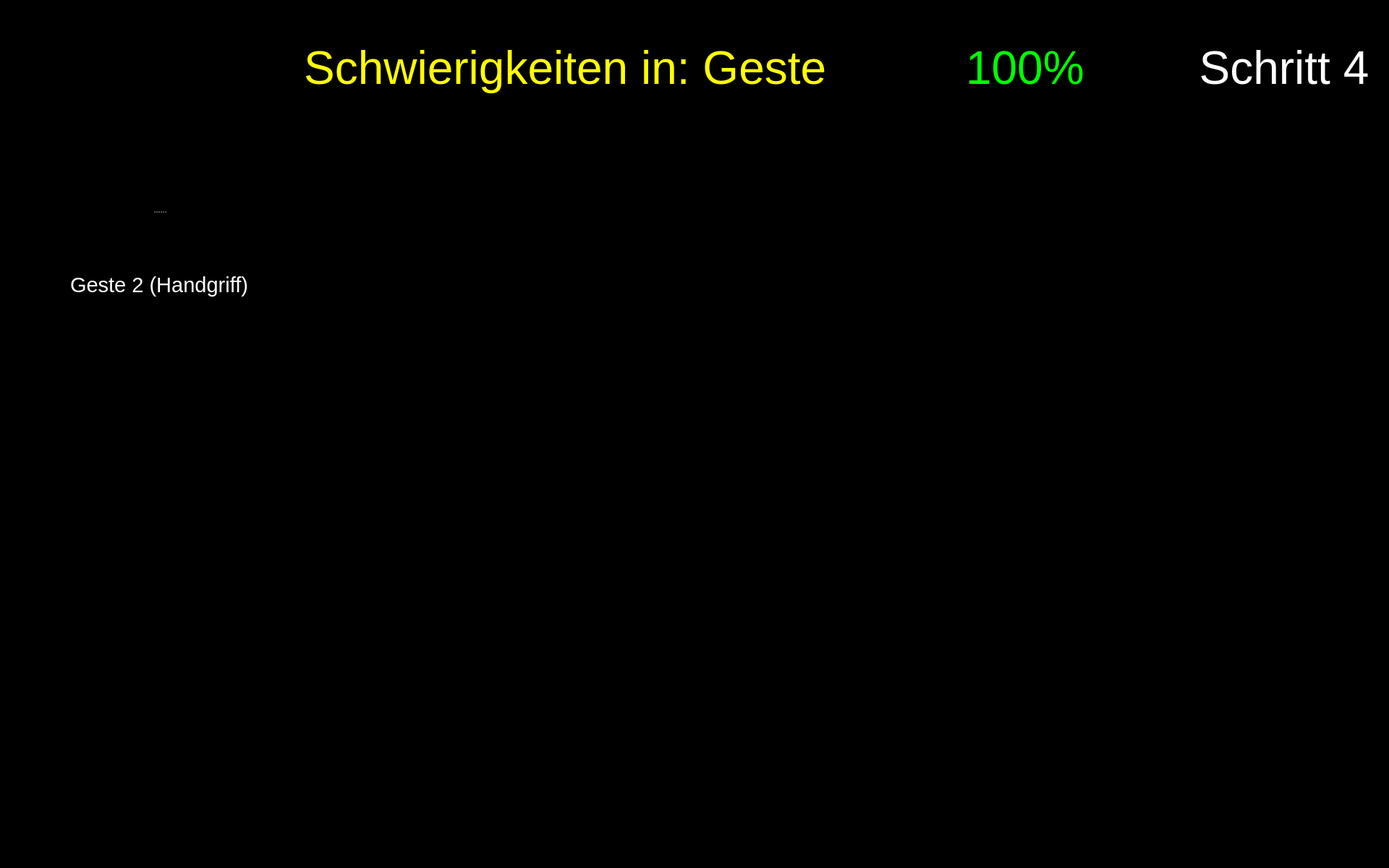
<?xml version="1.0" encoding="UTF-8"?>
<ui version="4.0">
 <class>Form</class>
 <widget class="QWidget" name="Form">
  <property name="geometry">
   <rect>
    <x>0</x>
    <y>0</y>
    <width>1920</width>
    <height>1200</height>
   </rect>
  </property>
  <property name="maximumSize">
   <size>
    <width>1920</width>
    <height>1200</height>
   </size>
  </property>
  <property name="windowTitle">
   <string>Form</string>
  </property>
  <property name="styleSheet">
   <string notr="true">background-color: rgb(0, 0, 0);</string>
  </property>
  <widget class="QPushButton" name="button_nav_left">
   <property name="enabled">
    <bool>true</bool>
   </property>
   <property name="geometry">
    <rect>
     <x>800</x>
     <y>560</y>
     <width>150</width>
     <height>150</height>
    </rect>
   </property>
   <property name="minimumSize">
    <size>
     <width>81</width>
     <height>81</height>
    </size>
   </property>
   <property name="maximumSize">
    <size>
     <width>150</width>
     <height>150</height>
    </size>
   </property>
   <property name="cursor">
    <cursorShape>OpenHandCursor</cursorShape>
   </property>
   <property name="focusPolicy">
    <enum>Qt::WheelFocus</enum>
   </property>
   <property name="contextMenuPolicy">
    <enum>Qt::DefaultContextMenu</enum>
   </property>
   <property name="layoutDirection">
    <enum>Qt::LeftToRight</enum>
   </property>
   <property name="autoFillBackground">
    <bool>false</bool>
   </property>
   <property name="styleSheet">
    <string notr="true"/>
   </property>
   <property name="icon">
    <iconset resource="resources/res.qrc">
     <normaloff>:/buttons/Button Left.svg</normaloff>:/buttons/Button Left.svg</iconset>
   </property>
   <property name="iconSize">
    <size>
     <width>144</width>
     <height>144</height>
    </size>
   </property>
   <property name="autoDefault">
    <bool>false</bool>
   </property>
   <property name="default">
    <bool>false</bool>
   </property>
   <property name="flat">
    <bool>true</bool>
   </property>
  </widget>
  <widget class="QPushButton" name="button_nav_right">
   <property name="enabled">
    <bool>true</bool>
   </property>
   <property name="geometry">
    <rect>
     <x>960</x>
     <y>560</y>
     <width>150</width>
     <height>150</height>
    </rect>
   </property>
   <property name="minimumSize">
    <size>
     <width>81</width>
     <height>81</height>
    </size>
   </property>
   <property name="maximumSize">
    <size>
     <width>150</width>
     <height>150</height>
    </size>
   </property>
   <property name="cursor">
    <cursorShape>OpenHandCursor</cursorShape>
   </property>
   <property name="focusPolicy">
    <enum>Qt::WheelFocus</enum>
   </property>
   <property name="contextMenuPolicy">
    <enum>Qt::DefaultContextMenu</enum>
   </property>
   <property name="layoutDirection">
    <enum>Qt::LeftToRight</enum>
   </property>
   <property name="autoFillBackground">
    <bool>false</bool>
   </property>
   <property name="styleSheet">
    <string notr="true"/>
   </property>
   <property name="icon">
    <iconset resource="resources/res.qrc">
     <normaloff>:/buttons/Button Right.svg</normaloff>:/buttons/Button Right.svg</iconset>
   </property>
   <property name="iconSize">
    <size>
     <width>144</width>
     <height>144</height>
    </size>
   </property>
   <property name="autoDefault">
    <bool>false</bool>
   </property>
   <property name="default">
    <bool>false</bool>
   </property>
   <property name="flat">
    <bool>true</bool>
   </property>
  </widget>
  <widget class="QWidget" name="widget_score" native="true">
   <property name="geometry">
    <rect>
     <x>1180</x>
     <y>20</y>
     <width>450</width>
     <height>150</height>
    </rect>
   </property>
   <widget class="QWidget" name="horizontalLayoutWidget_2">
    <property name="geometry">
     <rect>
      <x>-1</x>
      <y>-1</y>
      <width>451</width>
      <height>152</height>
     </rect>
    </property>
    <layout class="QHBoxLayout" name="horizontalLayout_2">
     <item>
      <widget class="QLabel" name="score_flag">
       <property name="enabled">
        <bool>true</bool>
       </property>
       <property name="sizePolicy">
        <sizepolicy hsizetype="Preferred" vsizetype="Preferred">
         <horstretch>0</horstretch>
         <verstretch>0</verstretch>
        </sizepolicy>
       </property>
       <property name="maximumSize">
        <size>
         <width>150</width>
         <height>150</height>
        </size>
       </property>
       <property name="text">
        <string/>
       </property>
       <property name="pixmap">
        <pixmap resource="resources/res.qrc">:/img/Score Flag.svg</pixmap>
       </property>
      </widget>
     </item>
     <item>
      <widget class="QLabel" name="label_text_score">
       <property name="font">
        <font>
         <pointsize>48</pointsize>
        </font>
       </property>
       <property name="styleSheet">
        <string notr="true">color: rgb(0, 255, 0);</string>
       </property>
       <property name="text">
        <string>&lt;html&gt;&lt;head/&gt;&lt;body&gt;&lt;p&gt;&lt;span style=&quot; color:#00ff00;&quot;&gt;100%&lt;/span&gt;&lt;/p&gt;&lt;/body&gt;&lt;/html&gt;</string>
       </property>
       <property name="alignment">
        <set>Qt::AlignLeading|Qt::AlignLeft|Qt::AlignVCenter</set>
       </property>
       <property name="wordWrap">
        <bool>true</bool>
       </property>
      </widget>
     </item>
    </layout>
   </widget>
  </widget>
  <widget class="QLabel" name="label_text_step">
   <property name="geometry">
    <rect>
     <x>1650</x>
     <y>20</y>
     <width>250</width>
     <height>150</height>
    </rect>
   </property>
   <property name="font">
    <font>
     <family>Arial</family>
     <pointsize>48</pointsize>
     <weight>9</weight>
     <italic>false</italic>
     <bold>false</bold>
    </font>
   </property>
   <property name="styleSheet">
    <string notr="true">font: 75 48pt &quot;Arial&quot;;
color: rgb(255, 255, 255);</string>
   </property>
   <property name="text">
    <string>Schritt 4</string>
   </property>
   <property name="textFormat">
    <enum>Qt::RichText</enum>
   </property>
   <property name="alignment">
    <set>Qt::AlignCenter</set>
   </property>
   <property name="wordWrap">
    <bool>true</bool>
   </property>
  </widget>
  <widget class="QPushButton" name="button_exit">
   <property name="enabled">
    <bool>true</bool>
   </property>
   <property name="geometry">
    <rect>
     <x>1760</x>
     <y>1040</y>
     <width>150</width>
     <height>150</height>
    </rect>
   </property>
   <property name="minimumSize">
    <size>
     <width>81</width>
     <height>81</height>
    </size>
   </property>
   <property name="maximumSize">
    <size>
     <width>150</width>
     <height>150</height>
    </size>
   </property>
   <property name="cursor">
    <cursorShape>OpenHandCursor</cursorShape>
   </property>
   <property name="focusPolicy">
    <enum>Qt::WheelFocus</enum>
   </property>
   <property name="contextMenuPolicy">
    <enum>Qt::DefaultContextMenu</enum>
   </property>
   <property name="icon">
    <iconset resource="resources/res.qrc">
     <normaloff>:/buttons/Button Exit.svg</normaloff>:/buttons/Button Exit.svg</iconset>
   </property>
   <property name="iconSize">
    <size>
     <width>144</width>
     <height>144</height>
    </size>
   </property>
   <property name="autoDefault">
    <bool>false</bool>
   </property>
   <property name="default">
    <bool>false</bool>
   </property>
   <property name="flat">
    <bool>true</bool>
   </property>
  </widget>
  <widget class="QLabel" name="label_plot_1">
   <property name="geometry">
    <rect>
     <x>490</x>
     <y>180</y>
     <width>850</width>
     <height>340</height>
    </rect>
   </property>
   <property name="maximumSize">
    <size>
     <width>1200</width>
     <height>480</height>
    </size>
   </property>
   <property name="font">
    <font>
     <pointsize>48</pointsize>
    </font>
   </property>
   <property name="styleSheet">
    <string notr="true">color: rgb(255, 255, 255);</string>
   </property>
   <property name="text">
    <string/>
   </property>
   <property name="scaledContents">
    <bool>true</bool>
   </property>
  </widget>
  <widget class="QLabel" name="label_trouble">
   <property name="geometry">
    <rect>
     <x>260</x>
     <y>20</y>
     <width>900</width>
     <height>150</height>
    </rect>
   </property>
   <property name="font">
    <font>
     <family>Arial</family>
     <pointsize>48</pointsize>
     <weight>9</weight>
     <italic>false</italic>
     <bold>false</bold>
    </font>
   </property>
   <property name="styleSheet">
    <string notr="true">font: 75 48pt &quot;Arial&quot;;
color: rgb(255, 255, 0);</string>
   </property>
   <property name="text">
    <string>Schwierigkeiten in: Geste </string>
   </property>
   <property name="textFormat">
    <enum>Qt::RichText</enum>
   </property>
   <property name="alignment">
    <set>Qt::AlignRight|Qt::AlignTrailing|Qt::AlignVCenter</set>
   </property>
   <property name="wordWrap">
    <bool>true</bool>
   </property>
  </widget>
  <widget class="QLabel" name="icon_newbie_1">
   <property name="enabled">
    <bool>true</bool>
   </property>
   <property name="geometry">
    <rect>
     <x>490</x>
     <y>380</y>
     <width>100</width>
     <height>100</height>
    </rect>
   </property>
   <property name="sizePolicy">
    <sizepolicy hsizetype="Preferred" vsizetype="Preferred">
     <horstretch>0</horstretch>
     <verstretch>0</verstretch>
    </sizepolicy>
   </property>
   <property name="maximumSize">
    <size>
     <width>100</width>
     <height>100</height>
    </size>
   </property>
   <property name="text">
    <string/>
   </property>
   <property name="pixmap">
    <pixmap resource="resources/res.qrc">:/img/Icon User.png</pixmap>
   </property>
   <property name="scaledContents">
    <bool>true</bool>
   </property>
  </widget>
  <widget class="QLabel" name="image_step">
   <property name="geometry">
    <rect>
     <x>1650</x>
     <y>170</y>
     <width>250</width>
     <height>250</height>
    </rect>
   </property>
   <property name="font">
    <font>
     <pointsize>48</pointsize>
    </font>
   </property>
   <property name="styleSheet">
    <string notr="true">color: rgb(255, 255, 255);</string>
   </property>
   <property name="text">
    <string/>
   </property>
   <property name="pixmap">
    <pixmap resource="resources/res.qrc">:/detected steps/Detected Step4 Button.png</pixmap>
   </property>
   <property name="alignment">
    <set>Qt::AlignCenter</set>
   </property>
   <property name="wordWrap">
    <bool>true</bool>
   </property>
  </widget>
  <widget class="QLabel" name="icon_expert_1">
   <property name="enabled">
    <bool>true</bool>
   </property>
   <property name="geometry">
    <rect>
     <x>490</x>
     <y>220</y>
     <width>100</width>
     <height>100</height>
    </rect>
   </property>
   <property name="sizePolicy">
    <sizepolicy hsizetype="Preferred" vsizetype="Preferred">
     <horstretch>0</horstretch>
     <verstretch>0</verstretch>
    </sizepolicy>
   </property>
   <property name="maximumSize">
    <size>
     <width>100</width>
     <height>100</height>
    </size>
   </property>
   <property name="text">
    <string/>
   </property>
   <property name="pixmap">
    <pixmap resource="resources/res.qrc">:/img/Icon Expert.png</pixmap>
   </property>
   <property name="scaledContents">
    <bool>true</bool>
   </property>
  </widget>
  <widget class="QLabel" name="icon_reaction_1">
   <property name="enabled">
    <bool>true</bool>
   </property>
   <property name="geometry">
    <rect>
     <x>1400</x>
     <y>250</y>
     <width>200</width>
     <height>200</height>
    </rect>
   </property>
   <property name="sizePolicy">
    <sizepolicy hsizetype="Preferred" vsizetype="Preferred">
     <horstretch>0</horstretch>
     <verstretch>0</verstretch>
    </sizepolicy>
   </property>
   <property name="maximumSize">
    <size>
     <width>200</width>
     <height>200</height>
    </size>
   </property>
   <property name="text">
    <string/>
   </property>
   <property name="scaledContents">
    <bool>true</bool>
   </property>
  </widget>
  <widget class="QSplitter" name="splitter_5">
   <property name="geometry">
    <rect>
     <x>60</x>
     <y>210</y>
     <width>320</width>
     <height>282</height>
    </rect>
   </property>
   <property name="orientation">
    <enum>Qt::Vertical</enum>
   </property>
   <widget class="QLabel" name="image_required_4">
    <property name="maximumSize">
     <size>
      <width>320</width>
      <height>240</height>
     </size>
    </property>
    <property name="text">
     <string/>
    </property>
    <property name="pixmap">
     <pixmap resource="resources/res.qrc">:/img/left_step4_gesture2.png</pixmap>
    </property>
    <property name="scaledContents">
     <bool>true</bool>
    </property>
   </widget>
   <widget class="QLabel" name="text_required_4">
    <property name="font">
     <font>
      <family>Arial</family>
      <pointsize>22</pointsize>
      <weight>9</weight>
      <italic>false</italic>
      <bold>false</bold>
     </font>
    </property>
    <property name="styleSheet">
     <string notr="true">font: 75 22pt &quot;Arial&quot;;
color: rgb(255, 255, 255);</string>
    </property>
    <property name="text">
     <string>Geste 2 (Handgriff)</string>
    </property>
    <property name="textFormat">
     <enum>Qt::PlainText</enum>
    </property>
    <property name="alignment">
     <set>Qt::AlignCenter</set>
    </property>
    <property name="wordWrap">
     <bool>true</bool>
    </property>
   </widget>
  </widget>
 </widget>
 <resources>
  <include location="resources/res.qrc"/>
 </resources>
 <connections/>
</ui>
